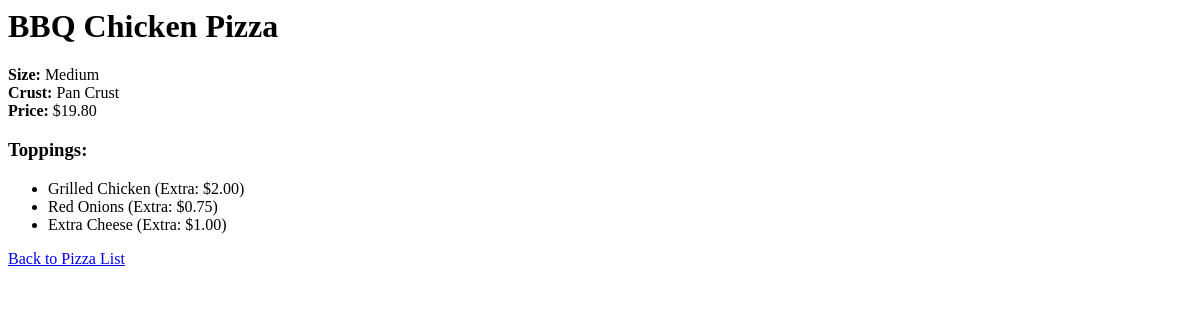
/products/pizza/2/, run on an earlier commit of the app's database.
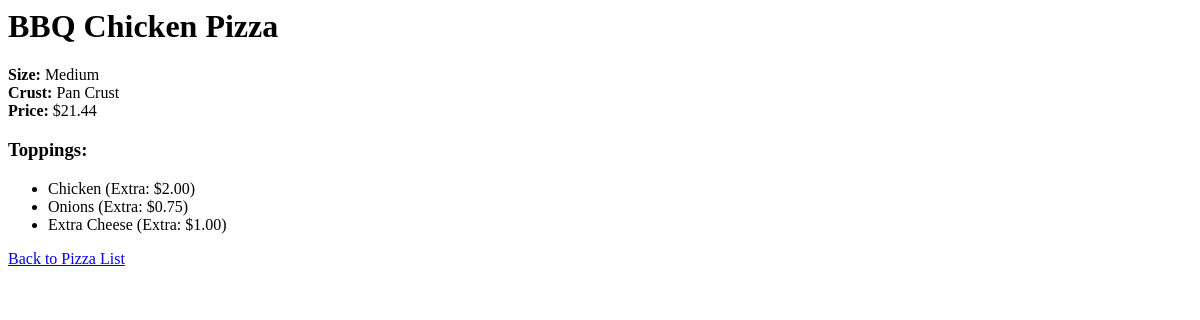
And on a later commit of the database.
### products/models.py (models this page shows, shortened)
class Pizza(models.Model):
    name = models.CharField(max_length=100)
    size = models.ForeignKey('Size', on_delete=models.CASCADE)
    crust_type = models.ForeignKey('Crust', on_delete=models.CASCADE)
    sauce = models.ForeignKey('Sauce', on_delete=models.CASCADE)
    toppings = models.ManyToManyField('Topping', related_name='pizzas')
    image = models.ImageField(upload_to='pizzas/', null=True, blank=True)
    @property
    def price(self):
        base_price = 10  # Default base price of a pizza
        total_price = base_price
        total_price += self.crust_type.extra_price
        total_price += self.sauce.extra_price
        total_price += sum(topping.extra_price for topping in self.toppings.all())
        total_price *= self.size.multiplier
        return round(total_price, 2)

class Size(models.Model):
    name = models.CharField(max_length=20)
    multiplier = models.DecimalField(max_digits=4, decimal_places=2)  # Price multiplier based on size
    size_id = models.CharField(max_length=10, unique=True, blank=True, editable=False)

class Crust(models.Model):
    type = models.CharField(max_length=50)
    crust_id = models.CharField(max_length=10, unique=True, blank=True, editable=False)
    extra_price = models.DecimalField(max_digits=5, decimal_places=2, default=0)

class Sauce(models.Model):
    name = models.CharField(max_length=50)
    extra_price = models.DecimalField(max_digits=5, decimal_places=2, default=0)
    sauce_id = models.CharField(max_length=10, unique=True, blank=True, editable=False)

class Topping(models.Model):
    name = models.CharField(max_length=50)
    vegetarian = models.BooleanField(default=False)
    extra_price = models.DecimalField(max_digits=5, decimal_places=2, default=0)
    topping_id = models.CharField(max_length=10, unique=True, blank=True, editable=False)

### products/views.py (the view)
# urls.py: path("pizza/<int:pizza_id>/", views.pizza_detail, name="pizza_detail"),
def pizza_detail(request, pizza_id):
    pizza = Pizza.objects.get(id=pizza_id)
    return render(request, "products/pizza_detail.html", {
        "pizza": pizza
    })

### products/templates/products/pizza_detail.html
{% load static %}
<div class="container my-5">
    <h1>{{ pizza.name }}</h1>
    <p>
        <strong>Size:</strong> {{ pizza.size.name }}<br />
        <strong>Crust:</strong> {{ pizza.crust_type.type }}<br />
        <strong>Price:</strong> ${{ pizza.price }}
    </p>
    <h3 class="mt-4">Toppings:</h3>
    <ul>
        {% for topping in pizza.toppings.all %}
        <li>{{ topping.name }} (Extra: ${{ topping.extra_price }})</li>
        {% endfor %}
    </ul>
    <a href="{% url 'index' %}" class="btn btn mt-4">Back to Pizza List</a>
</div>

What changed in the data, as far as the page shows it:
changed through a linked row, Pizza "BBQ Chicken Pizza": price "19.80" → "21.44"
changed Topping: name "Grilled Chicken" → "Chicken"
changed Topping: name "Red Onions" → "Onions"
